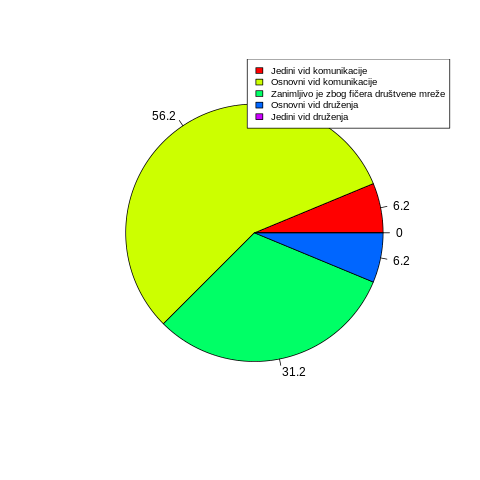

R code for this plot:
showSvrhaKoriscenja <- function () {
	labels <- c('Jedini vid komunikacije', 'Osnovni vid komunikacije', 'Zanimljivo je zbog fičera društvene mreže', 'Osnovni vid druženja', 'Jedini vid druženja')
	count <- c()
	for (i in 1:5) {
		currCount <- 0
		for (j in 1:length(data$'svrhaKoriscenja')) {
			if (data$'svrhaKoriscenja'[j] == labels[i]) {
				currCount = currCount + 1
			}
		}
		count = c(count, currCount)
	}

	pieprecent <- round(100*count/sum(count), 1)

	png(file = 'svrha-koriscenja.png')

	pie(count, labels = pieprecent, col = rainbow(length(count)))
	legend('topright', labels, cex = 0.8, fill = rainbow(length(count)))

	dev.off()
}
